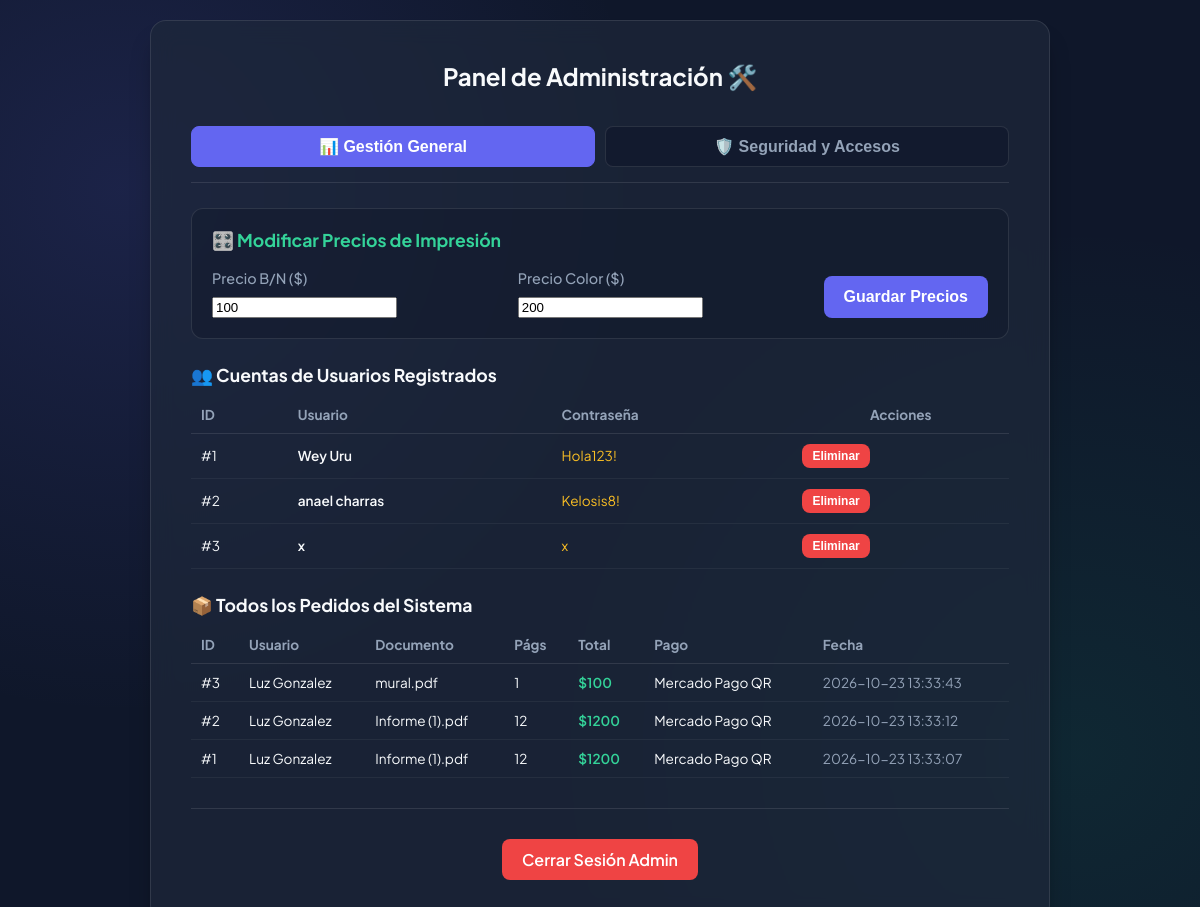
Screenshot of /admin/panel (signed in) with the database file from the repository.
### tables this page shows
CREATE TABLE usuarios (
            id INTEGER PRIMARY KEY AUTOINCREMENT,
            nombre TEXT UNIQUE NOT NULL,
            password TEXT NOT NULL
        );

CREATE TABLE pedidos (
            id INTEGER PRIMARY KEY AUTOINCREMENT,
            usuario TEXT NOT NULL,
            documento TEXT NOT NULL,
            paginas TEXT NOT NULL,
            cantidad INTEGER NOT NULL,
            tipo_impresion TEXT NOT NULL,
            precio_pagina INTEGER NOT NULL,
            total INTEGER NOT NULL,
            metodo_pago TEXT NOT NULL,
            fecha TEXT NOT NULL
        );

### app.py (the view)
@app.route('/admin/panel')
def admin_panel():
    if not session.get('admin'):
        return redirect(url_for('admin_login'))
    precio_bn, precio_color = obtener_precios()
    db_user, _ = obtener_credenciales_admin()
    conn = sqlite3.connect('impresora.db')
    cursor = conn.cursor()
    cursor.execute('SELECT id, nombre, password FROM usuarios')
    usuarios = cursor.fetchall()
    cursor.execute('SELECT * FROM pedidos ORDER BY id DESC')
    pedidos = cursor.fetchall()
    cursor.execute('SELECT id, ip, navegador, fecha FROM dispositivos_confianza')
    dispositivos = cursor.fetchall()
    conn.close()
    return render_template('admin_panel.html', usuarios=usuarios, pedidos=pedidos, dispositivos=dispositivos, precio_bn=precio_bn, precio_color=precio_color, admin_user=db_user)

### app.py (called while the page is built)
def obtener_precios():
    conn = sqlite3.connect('impresora.db')
    cursor = conn.cursor()
    cursor.execute("SELECT clave, valor FROM config WHERE clave IN ('precio_bn', 'precio_color')")
    config = {fila[0]: int(fila[1]) for fila in cursor.fetchall()}
    conn.close()
    return config.get('precio_bn', 100), config.get('precio_color', 200)

def obtener_credenciales_admin():
    conn = sqlite3.connect('impresora.db')
    cursor = conn.cursor()
    cursor.execute("SELECT clave, valor FROM config WHERE clave IN ('admin_user', 'admin_password')")
    res = {fila[0]: fila[1] for fila in cursor.fetchall()}
    conn.close()
    return res.get('admin_user', 'admin'), res.get('admin_password', 'admin123')

### templates/admin_panel.html (shortened to what this page needs)
<!DOCTYPE html>
<html lang="es">
<head>
    <link rel="stylesheet" href="{{ url_for('static', filename='styles.css') }}">
</head>
<body>
    <div class="container" style="max-width: 900px;">
        <h2>Panel de Administración 🛠️</h2>
        <div class="admin-tabs">
            <button class="tab-btn active" onclick="cambiarPestana(event, 'seccion-general')">📊 Gestión General</button>
            <button class="tab-btn" onclick="cambiarPestana(event, 'seccion-seguridad')">🛡️ Seguridad y Accesos</button>
        </div>
        <div id="seccion-general" class="tab-content active">
            <div style="background: rgba(15, 23, 42, 0.4); padding: 20px; border-radius: 12px; margin-bottom: 25px; border: 1px solid var(--border-color);">
                <h3 style="margin-top: 0; font-size: 1.1rem; color: #34d399;">🎛️ Modificar Precios de Impresión</h3>
                <form method="POST" action="{{ url_for('actualizar_precios') }}" style="display: flex; gap: 15px; align-items: flex-end; flex-wrap: wrap;">
                    <div style="flex: 1; min-width: 180px; margin-bottom: 0;">
                        <label for="precio_bn">Precio B/N ($)</label>
                        <input type="number" id="precio_bn" name="precio_bn" value="{{ precio_bn }}" required style="margin-bottom: 0;">
                    </div>
                    <div style="flex: 1; min-width: 180px; margin-bottom: 0;">
                        <label for="precio_color">Precio Color ($)</label>
                        <input type="number" id="precio_color" name="precio_color" value="{{ precio_color }}" required style="margin-bottom: 0;">
                    </div>
                    <button type="submit" style="width: auto; padding: 12px 20px; margin-top: 0;">Guardar Precios</button>
                </form>
            </div>
            <h3 style="font-size: 1.1rem; margin-bottom: 10px;">👥 Cuentas de Usuarios Registrados</h3>
            <div style="overflow-x: auto; margin-bottom: 25px;">
                <table style="width: 100%; border-collapse: collapse; font-size: 0.85rem; text-align: left;">
                    <thead>
                        <tr style="border-bottom: 1px solid var(--border-color); color: var(--text-muted);">
                            <th style="padding: 10px;">ID</th>
                            <th style="padding: 10px;">Usuario</th>
                            <th style="padding: 10px;">Contraseña</th>
                            <th style="padding: 10px; text-align: center;">Acciones</th>
                        </tr>
                    </thead>
                    <tbody>
                        {% for u in usuarios %}
                        <tr style="border-bottom: 1px solid rgba(255, 255, 255, 0.05);">
                            <td style="padding: 10px;">#{{ u[0] }}</td>
                            <td style="padding: 10px; font-weight: 600;">{{ u[1] }}</td>
                            <td style="padding: 10px; color: #fbbf24;">{{ u[2] }}</td>
                            <td style="padding: 10px; text-align: center;">
                                <form action="{{ url_for('eliminar_usuario', user_id=u[0]) }}" method="POST" style="display:inline;" onsubmit="return confirm('¿Estás seguro de eliminar al usuario {{ u[1] }}?');">
                                    <button type="submit" style="background-color: var(--danger); padding: 5px 10px; font-size: 0.75rem; width: auto; margin: 0;">Eliminar</button>
                                </form>
                            </td>
                        </tr>
                        {% endfor %}
                    </tbody>
                </table>
            </div>
            <h3 style="font-size: 1.1rem; margin-bottom: 10px;">📦 Todos los Pedidos del Sistema</h3>
            <div style="overflow-x: auto; margin-bottom: 25px;">
                <table style="width: 100%; border-collapse: collapse; font-size: 0.85rem; text-align: left;">
                    <thead>
                        <tr style="border-bottom: 1px solid var(--border-color); color: var(--text-muted);">
                            <th style="padding: 10px;">ID</th>
                            <th style="padding: 10px;">Usuario</th>
                            <th style="padding: 10px;">Documento</th>
                            <th style="padding: 10px;">Págs</th>
                            <th style="padding: 10px;">Total</th>
                            <th style="padding: 10px;">Pago</th>
                            <th style="padding: 10px;">Fecha</th>
                        </tr>
                    </thead>
                    <tbody>
                        {% for p in pedidos %}
                        <tr style="border-bottom: 1px solid rgba(255, 255, 255, 0.05);">
                            <td style="padding: 10px;">#{{ p[0] }}</td>
                            <td style="padding: 10px;">{{ p[1] }}</td>
                            <td style="padding: 10px;">{{ p[2] }}</td>
                            <td style="padding: 10px;">{{ p[4] }}</td>
                            <td style="padding: 10px; color: #34d399; font-weight: 600;">${{ p[7] }}</td>
                            <td style="padding: 10px;">{{ p[8] }}</td>
                            <td style="padding: 10px; color: var(--text-muted);">{{ p[9] }}</td>
                        </tr>
                        {% endfor %}
                    </tbody>
                </table>
            </div>
        </div>
        <div style="text-align: center; margin-top: 30px; border-top: 1px solid var(--border-color); padding-top: 20px;">
            <a href="{{ url_for('admin_logout') }}" class="btn" style="background-color: var(--danger); text-decoration: none; display: inline-block; width: auto; padding: 10px 20px;">Cerrar Sesión Admin</a>
        </div>
    </div>
</body>
</html>

### static/styles.css (style rules this page uses)
:root { --bg-color: #0f172a; --card-bg: rgba(30, 41, 59, 0.7); --text-color: #f8fafc; --text-muted: #94a3b8; --primary: #6366f1; --primary-hover: #4f46e5; --border-color: rgba(255, 255, 255, 0.1); --success: #10b981; --danger: #ef4444; }
body { font-family: 'Plus Jakarta Sans', sans-serif; background-color: var(--bg-color); color: var(--text-color); margin: 0; padding: 20px; display: flex; justify-content: center; align-items: center; min-height: 100vh; box-sizing: border-box; background-image: radial-gradient(circle at 10% 20%, rgba(99, 102, 241, 0.15) 0%, transparent 40%), radial-gradient(circle at 90% 80%, rgba(16, 185, 129, 0.1) 0%, transparent 40%); }
.container { background: var(--card-bg); backdrop-filter: blur(12px); -webkit-backdrop-filter: blur(12px); border: 1px solid var(--border-color); border-radius: 16px; padding: 40px; width: 100%; max-width: 480px; box-shadow: 0 20px 25px -5px rgba(0, 0, 0, 0.3), 0 10px 10px -5px rgba(0, 0, 0, 0.2); box-sizing: border-box; }
h1, h2 { font-weight: 700; margin-top: 0; color: var(--text-color); text-align: center; margin-bottom: 24px; }
label { display: block; margin-bottom: 8px; font-weight: 500; color: var(--text-muted); font-size: 0.9rem; }
button, .btn { display: block; width: 100%; padding: 12px 16px; background-color: var(--primary); color: white; border: none; border-radius: 8px; font-size: 1rem; font-weight: 600; cursor: pointer; text-align: center; text-decoration: none; transition: background-color 0.2s, transform 0.1s; box-sizing: border-box; margin-top: 10px; }
a { color: var(--primary); text-decoration: none; font-weight: 600; }

### templates/admin_panel.html (style rules this page uses)
.admin-tabs { display: flex; gap: 10px; margin-bottom: 25px; border-bottom: 1px solid var(--border-color); padding-bottom: 15px; }
.tab-btn { background: rgba(15, 23, 42, 0.6); border: 1px solid var(--border-color); color: var(--text-muted); padding: 10px 20px; border-radius: 8px; cursor: pointer; font-weight: 600; transition: all 0.2s; }
.tab-btn.active { background-color: var(--primary); color: white; border-color: var(--primary); }
.tab-content { display: none; }
.tab-content.active { display: block; }

### rows the page displays
usuarios: id "1", nombre "Wey Uru", password "Hola123!"
usuarios: id "2", nombre "anael charras", password "Kelosis8!"
usuarios: id "3", nombre "x", password "x"
pedidos: id "3", usuario "Luz Gonzalez", documento "mural.pdf", cantidad "1", total "100", metodo_pago "Mercado Pago QR", fecha "2026-10-23 13:33:43"
pedidos: id "2", usuario "Luz Gonzalez", documento "Informe (1).pdf", cantidad "12", total "1200", metodo_pago "Mercado Pago QR", fecha "2026-10-23 13:33:12"
pedidos: id "1", usuario "Luz Gonzalez", documento "Informe (1).pdf", cantidad "12", total "1200", metodo_pago "Mercado Pago QR", fecha "2026-10-23 13:33:07"
